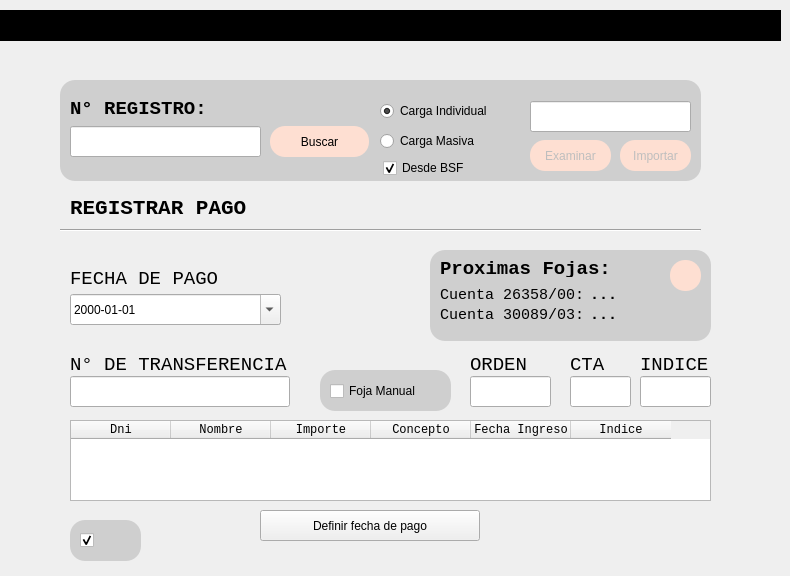
         <widget class="QWidget" name="p_actualizar">
          <widget class="QTableWidget" name="tb_actualizar">
           <property name="geometry">
            <rect>
             <x>70</x>
             <y>420</y>
             <width>641</width>
             <height>81</height>
            </rect>
           </property>
           <property name="font">
            <font>
             <family>Liberation Mono</family>
             <weight>50</weight>
             <italic>false</italic>
             <bold>false</bold>
            </font>
           </property>
           <property name="styleSheet">
            <string notr="true"/>
           </property>
           <property name="alternatingRowColors">
            <bool>true</bool>
           </property>
           <attribute name="verticalHeaderVisible">
            <bool>false</bool>
           </attribute>
           <column>
            <property name="text">
             <string>Dni</string>
            </property>
           </column>
           <column>
            <property name="text">
             <string>Nombre</string>
            </property>
           </column>
           <column>
            <property name="text">
             <string>Importe</string>
            </property>
           </column>
           <column>
            <property name="text">
             <string>Concepto</string>
            </property>
           </column>
           <column>
            <property name="text">
             <string>Fecha Ingreso</string>
            </property>
           </column>
           <column>
            <property name="text">
             <string>Indice</string>
            </property>
           </column>
          </widget>
          <widget class="QLabel" name="label_16">
           <property name="geometry">
            <rect>
             <x>70</x>
             <y>270</y>
             <width>171</width>
             <height>17</height>
            </rect>
           </property>
           <property name="font">
            <font>
             <family>Liberation Mono</family>
             <pointsize>14</pointsize>
             <weight>50</weight>
             <italic>false</italic>
             <bold>false</bold>
            </font>
           </property>
           <property name="text">
            <string>FECHA DE PAGO</string>
           </property>
          </widget>
          <widget class="QLineEdit" name="txt_acttransferencia">
           <property name="geometry">
            <rect>
             <x>70</x>
             <y>376</y>
             <width>220</width>
             <height>31</height>
            </rect>
           </property>
          </widget>
          <widget class="QLabel" name="label_17">
           <property name="geometry">
            <rect>
             <x>70</x>
             <y>356</y>
             <width>241</width>
             <height>17</height>
            </rect>
           </property>
           <property name="font">
            <font>
             <family>Liberation Mono</family>
             <pointsize>14</pointsize>
             <weight>50</weight>
             <italic>false</italic>
             <bold>false</bold>
            </font>
           </property>
           <property name="text">
            <string>N° DE TRANSFERENCIA</string>
           </property>
          </widget>
          <widget class="QPushButton" name="btn_update">
           <property name="geometry">
            <rect>
             <x>260</x>
             <y>510</y>
             <width>220</width>
             <height>31</height>
            </rect>
           </property>
           <property name="text">
            <string>Definir fecha de pago</string>
           </property>
          </widget>
          <widget class="QLineEdit" name="txt_actorden">
           <property name="geometry">
            <rect>
             <x>470</x>
             <y>376</y>
             <width>81</width>
             <height>31</height>
            </rect>
           </property>
          </widget>
          <widget class="QLabel" name="label_18">
           <property name="geometry">
            <rect>
             <x>470</x>
             <y>356</y>
             <width>61</width>
             <height>17</height>
            </rect>
           </property>
           <property name="font">
            <font>
             <family>Liberation Mono</family>
             <pointsize>14</pointsize>
             <weight>50</weight>
             <italic>false</italic>
             <bold>false</bold>
            </font>
           </property>
           <property name="text">
            <string>ORDEN</string>
           </property>
          </widget>
          <widget class="QLabel" name="label_26">
           <property name="geometry">
            <rect>
             <x>70</x>
             <y>200</y>
             <width>201</width>
             <height>17</height>
            </rect>
           </property>
           <property name="font">
            <font>
             <family>Liberation Mono</family>
             <pointsize>16</pointsize>
             <weight>75</weight>
             <italic>false</italic>
             <bold>true</bold>
            </font>
           </property>
           <property name="text">
            <string>REGISTRAR PAGO</string>
           </property>
          </widget>
          <widget class="Line" name="line_3">
           <property name="geometry">
            <rect>
             <x>60</x>
             <y>220</y>
             <width>641</width>
             <height>20</height>
            </rect>
           </property>
           <property name="orientation">
            <enum>Qt::Horizontal</enum>
           </property>
          </widget>
          <widget class="QLabel" name="noti_actualizar">
           <property name="geometry">
            <rect>
             <x>290</x>
             <y>550</y>
             <width>281</width>
             <height>17</height>
            </rect>
           </property>
           <property name="font">
            <font>
             <weight>75</weight>
             <bold>true</bold>
            </font>
           </property>
           <property name="styleSheet">
            <string notr="true">border-color: rgb(0, 255, 0);</string>
           </property>
           <property name="text">
            <string/>
           </property>
          </widget>
          <widget class="QLineEdit" name="txt_actindice">
           <property name="geometry">
            <rect>
             <x>640</x>
             <y>376</y>
             <width>71</width>
             <height>31</height>
            </rect>
           </property>
          </widget>
          <widget class="QLabel" name="label_67">
           <property name="geometry">
            <rect>
             <x>640</x>
             <y>356</y>
             <width>71</width>
             <height>17</height>
            </rect>
           </property>
           <property name="font">
            <font>
             <family>Liberation Mono</family>
             <pointsize>14</pointsize>
             <weight>50</weight>
             <italic>false</italic>
             <bold>false</bold>
            </font>
           </property>
           <property name="text">
            <string>INDICE</string>
           </property>
          </widget>
          <widget class="QDateEdit" name="txt_actfecha">
           <property name="geometry">
            <rect>
             <x>70</x>
             <y>294</y>
             <width>211</width>
             <height>31</height>
            </rect>
           </property>
           <property name="displayFormat">
            <string>yyyy-MM-dd</string>
           </property>
           <property name="calendarPopup">
            <bool>true</bool>
           </property>
          </widget>
          <widget class="QFrame" name="frame_12">
           <property name="geometry">
            <rect>
             <x>60</x>
             <y>80</y>
             <width>641</width>
             <height>101</height>
            </rect>
           </property>
           <property name="styleSheet">
            <string notr="true">
QFrame{
border-radius:15px;
background-color:#cfcfcf;
}
QPushButton{
background:#fedfd2;
border-radius:15px;
border-color: white;
}
QPushButton:hover{
background:grey;
border-radius:15px;
border-color: white;
}</string>
           </property>
           <property name="frameShape">
            <enum>QFrame::StyledPanel</enum>
           </property>
           <property name="frameShadow">
            <enum>QFrame::Raised</enum>
           </property>
           <widget class="QRadioButton" name="rb_carga_masiva">
            <property name="geometry">
             <rect>
              <x>320</x>
              <y>50</y>
              <width>117</width>
              <height>22</height>
             </rect>
            </property>
            <property name="styleSheet">
             <string notr="true">color: rgb(0, 0, 0);</string>
            </property>
            <property name="text">
             <string>Carga Masiva</string>
            </property>
            <property name="checked">
             <bool>false</bool>
            </property>
           </widget>
           <widget class="QRadioButton" name="rb_carga_individual">
            <property name="geometry">
             <rect>
              <x>320</x>
              <y>20</y>
              <width>141</width>
              <height>22</height>
             </rect>
            </property>
            <property name="styleSheet">
             <string notr="true">color:rgb(0, 0, 0);</string>
            </property>
            <property name="text">
             <string>Carga Individual</string>
            </property>
            <property name="checked">
             <bool>true</bool>
            </property>
           </widget>
           <widget class="QLabel" name="label_14">
            <property name="geometry">
             <rect>
              <x>10</x>
              <y>20</y>
              <width>191</width>
              <height>17</height>
             </rect>
            </property>
            <property name="font">
             <font>
              <family>Liberation Mono</family>
              <pointsize>14</pointsize>
              <weight>75</weight>
              <italic>false</italic>
              <bold>true</bold>
             </font>
            </property>
            <property name="styleSheet">
             <string notr="true">color:rgb(0, 0, 0)</string>
            </property>
            <property name="text">
             <string>N° REGISTRO:</string>
            </property>
           </widget>
           <widget class="QLineEdit" name="txt_actregistro">
            <property name="geometry">
             <rect>
              <x>10</x>
              <y>46</y>
              <width>191</width>
              <height>31</height>
             </rect>
            </property>
           </widget>
           <widget class="QPushButton" name="btn_actbuscar">
            <property name="geometry">
             <rect>
              <x>210</x>
              <y>46</y>
              <width>99</width>
              <height>31</height>
             </rect>
            </property>
            <property name="text">
             <string>Buscar</string>
            </property>
            <property name="shortcut">
             <string>Enter</string>
            </property>
           </widget>
           <widget class="QPushButton" name="btn_examinar_pagos">
            <property name="enabled">
             <bool>false</bool>
            </property>
            <property name="geometry">
             <rect>
              <x>470</x>
              <y>60</y>
              <width>81</width>
              <height>31</height>
             </rect>
            </property>
            <property name="text">
             <string>Examinar</string>
            </property>
           </widget>
           <widget class="QLineEdit" name="txt_archivo_pagos">
            <property name="geometry">
             <rect>
              <x>470</x>
              <y>21</y>
              <width>161</width>
              <height>31</height>
             </rect>
            </property>
           </widget>
           <widget class="QPushButton" name="btn_importar_pagos">
            <property name="enabled">
             <bool>false</bool>
            </property>
            <property name="geometry">
             <rect>
              <x>560</x>
              <y>60</y>
              <width>71</width>
              <height>31</height>
             </rect>
            </property>
            <property name="text">
             <string>Importar</string>
            </property>
           </widget>
           <widget class="QCheckBox" name="cbx_desdebsf">
            <property name="geometry">
             <rect>
              <x>323</x>
              <y>77</y>
              <width>111</width>
              <height>22</height>
             </rect>
            </property>
            <property name="text">
             <string>Desde BSF</string>
            </property>
            <property name="checked">
             <bool>true</bool>
            </property>
           </widget>
          </widget>
          <widget class="QLineEdit" name="txt_cuenta">
           <property name="geometry">
            <rect>
             <x>570</x>
             <y>376</y>
             <width>61</width>
             <height>31</height>
            </rect>
           </property>
          </widget>
          <widget class="QLabel" name="label_141">
           <property name="geometry">
            <rect>
             <x>570</x>
             <y>356</y>
             <width>51</width>
             <height>17</height>
            </rect>
           </property>
           <property name="font">
            <font>
             <family>Liberation Mono</family>
             <pointsize>14</pointsize>
             <weight>50</weight>
             <italic>false</italic>
             <bold>false</bold>
            </font>
           </property>
           <property name="text">
            <string>CTA</string>
           </property>
          </widget>
          <widget class="QFrame" name="frame_20">
           <property name="geometry">
            <rect>
             <x>430</x>
             <y>250</y>
             <width>281</width>
             <height>91</height>
            </rect>
           </property>
           <property name="styleSheet">
            <string notr="true">
QFrame{
border-radius:15px;
background-color:#cfcfcf;
}
QPushButton{
background:#fedfd2;
border-radius:15px;
border-color: white;
}
QPushButton:hover{
background:grey;
border-radius:15px;
border-color: white;
}</string>
           </property>
           <property name="frameShape">
            <enum>QFrame::StyledPanel</enum>
           </property>
           <property name="frameShadow">
            <enum>QFrame::Raised</enum>
           </property>
           <widget class="QLabel" name="label_101">
            <property name="geometry">
             <rect>
              <x>10</x>
              <y>10</y>
              <width>191</width>
              <height>17</height>
             </rect>
            </property>
            <property name="font">
             <font>
              <family>Liberation Mono</family>
              <pointsize>14</pointsize>
              <weight>75</weight>
              <italic>false</italic>
              <bold>true</bold>
             </font>
            </property>
            <property name="styleSheet">
             <string notr="true">color:rgb(0, 0, 0)</string>
            </property>
            <property name="text">
             <string>Proximas Fojas:</string>
            </property>
           </widget>
           <widget class="QLabel" name="label_102">
            <property name="geometry">
             <rect>
              <x>10</x>
              <y>36</y>
              <width>141</width>
              <height>17</height>
             </rect>
            </property>
            <property name="font">
             <font>
              <family>Liberation Mono</family>
              <pointsize>11</pointsize>
              <weight>50</weight>
              <italic>false</italic>
              <bold>false</bold>
             </font>
            </property>
            <property name="styleSheet">
             <string notr="true">color:rgb(0, 0, 0)</string>
            </property>
            <property name="text">
             <string>Cuenta 26358/00:</string>
            </property>
           </widget>
           <widget class="QLabel" name="label_103">
            <property name="geometry">
             <rect>
              <x>10</x>
              <y>56</y>
              <width>141</width>
              <height>17</height>
             </rect>
            </property>
            <property name="font">
             <font>
              <family>Liberation Mono</family>
              <pointsize>11</pointsize>
              <weight>50</weight>
              <italic>false</italic>
              <bold>false</bold>
             </font>
            </property>
            <property name="styleSheet">
             <string notr="true">color:rgb(0, 0, 0)</string>
            </property>
            <property name="text">
             <string>Cuenta 30089/03:</string>
            </property>
           </widget>
           <widget class="QLabel" name="signal_foja26">
            <property name="geometry">
             <rect>
              <x>160</x>
              <y>36</y>
              <width>41</width>
              <height>17</height>
             </rect>
            </property>
            <property name="font">
             <font>
              <family>Liberation Mono</family>
              <pointsize>11</pointsize>
              <weight>75</weight>
              <italic>false</italic>
              <bold>true</bold>
             </font>
            </property>
            <property name="styleSheet">
             <string notr="true">color:rgb(0, 0, 0)</string>
            </property>
            <property name="text">
             <string>...</string>
            </property>
           </widget>
           <widget class="QLabel" name="signal_foja30">
            <property name="geometry">
             <rect>
              <x>160</x>
              <y>56</y>
              <width>41</width>
              <height>17</height>
             </rect>
            </property>
            <property name="font">
             <font>
              <family>Liberation Mono</family>
              <pointsize>11</pointsize>
              <weight>75</weight>
              <italic>false</italic>
              <bold>true</bold>
             </font>
            </property>
            <property name="styleSheet">
             <string notr="true">color:rgb(0, 0, 0)</string>
            </property>
            <property name="text">
             <string>...</string>
            </property>
           </widget>
           <widget class="QPushButton" name="btn_consulta_foja">
            <property name="geometry">
             <rect>
              <x>240</x>
              <y>10</y>
              <width>31</width>
              <height>31</height>
             </rect>
            </property>
            <property name="text">
             <string/>
            </property>
            <property name="icon">
             <iconset>
              <normaloff>icons/search.png</normaloff>icons/search.png</iconset>
            </property>
           </widget>
          </widget>
          <widget class="QFrame" name="frame_21">
           <property name="geometry">
            <rect>
             <x>320</x>
             <y>370</y>
             <width>131</width>
             <height>41</height>
            </rect>
           </property>
           <property name="styleSheet">
            <string notr="true">
QFrame{
border-radius:15px;
background-color:#cfcfcf;
}
QPushButton{
background:#fedfd2;
border-radius:15px;
border-color: white;
}
QPushButton:hover{
background:grey;
border-radius:15px;
border-color: white;
}</string>
           </property>
           <property name="frameShape">
            <enum>QFrame::StyledPanel</enum>
           </property>
           <property name="frameShadow">
            <enum>QFrame::Raised</enum>
           </property>
           <widget class="QCheckBox" name="cbx_fojamanual">
            <property name="geometry">
             <rect>
              <x>10</x>
              <y>10</y>
              <width>111</width>
              <height>22</height>
             </rect>
            </property>
            <property name="text">
             <string>Foja Manual</string>
            </property>
           </widget>
          </widget>
          <widget class="QFrame" name="frame_22">
           <property name="geometry">
            <rect>
             <x>70</x>
             <y>520</y>
             <width>71</width>
             <height>41</height>
            </rect>
           </property>
           <property name="styleSheet">
            <string notr="true">
QFrame{
border-radius:15px;
background-color:#cfcfcf;
}
QPushButton{
background:#fedfd2;
border-radius:15px;
border-color: white;
}
QPushButton:hover{
background:grey;
border-radius:15px;
border-color: white;
}</string>
           </property>
           <property name="frameShape">
            <enum>QFrame::StyledPanel</enum>
           </property>
           <property name="frameShadow">
            <enum>QFrame::Raised</enum>
           </property>
           <widget class="QCheckBox" name="cbx_aviso_email">
            <property name="geometry">
             <rect>
              <x>10</x>
              <y>0</y>
              <width>71</width>
              <height>41</height>
             </rect>
            </property>
            <property name="text">
             <string/>
            </property>
            <property name="icon">
             <iconset>
              <normaloff>icons/mail2.png</normaloff>icons/mail2.png</iconset>
            </property>
            <property name="iconSize">
             <size>
              <width>30</width>
              <height>30</height>
             </size>
            </property>
            <property name="checked">
             <bool>true</bool>
            </property>
           </widget>
          </widget>
          <widget class="QFrame" name="frame_28">
           <property name="geometry">
            <rect>
             <x>0</x>
             <y>10</y>
             <width>781</width>
             <height>31</height>
            </rect>
           </property>
           <property name="styleSheet">
            <string notr="true">background-color:rgb(0, 0, 0)</string>
           </property>
           <property name="frameShape">
            <enum>QFrame::StyledPanel</enum>
           </property>
           <property name="frameShadow">
            <enum>QFrame::Raised</enum>
           </property>
           <widget class="QLabel" name="label_15">
            <property name="geometry">
             <rect>
              <x>10</x>
              <y>7</y>
              <width>191</width>
              <height>17</height>
             </rect>
            </property>
            <property name="font">
             <font>
              <weight>75</weight>
              <bold>true</bold>
             </font>
            </property>
            <property name="text">
             <string>REGISTRAR PAGOS</string>
            </property>
           </widget>
          </widget>
         </widget>
